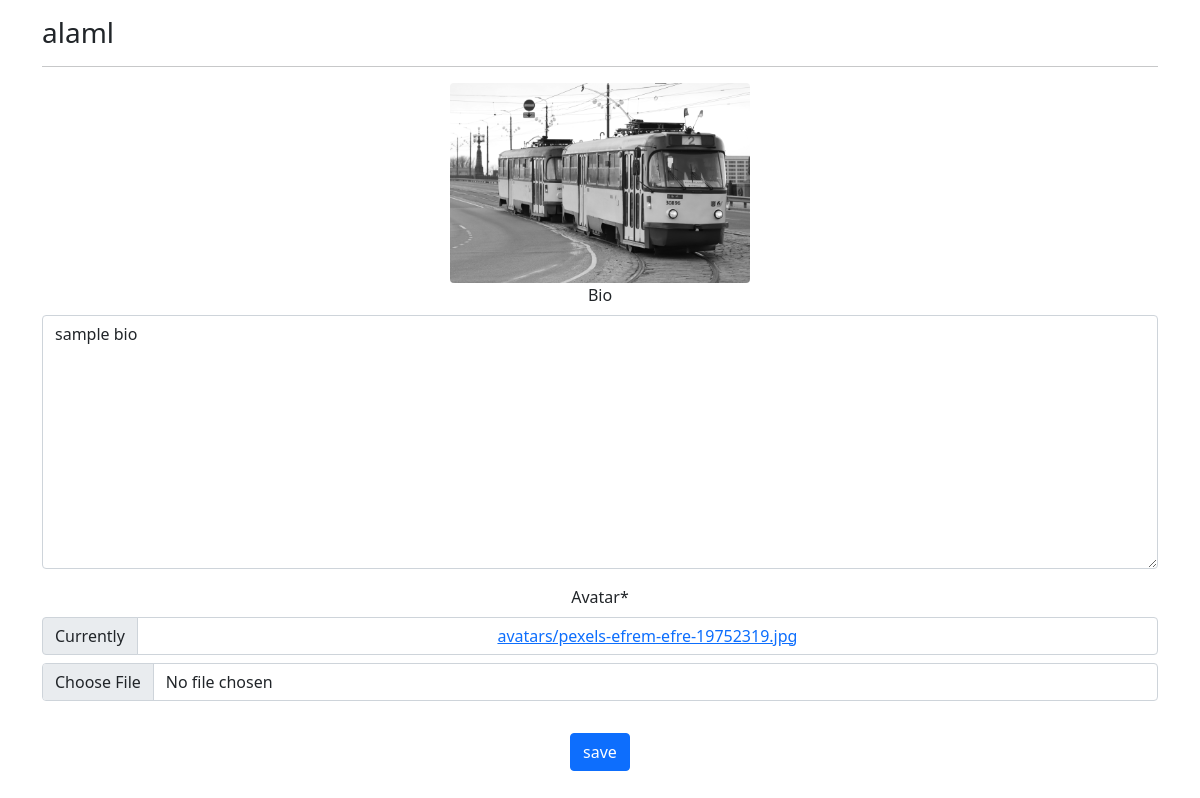
Before: /profiles/my/ (signed in) with the older database file.
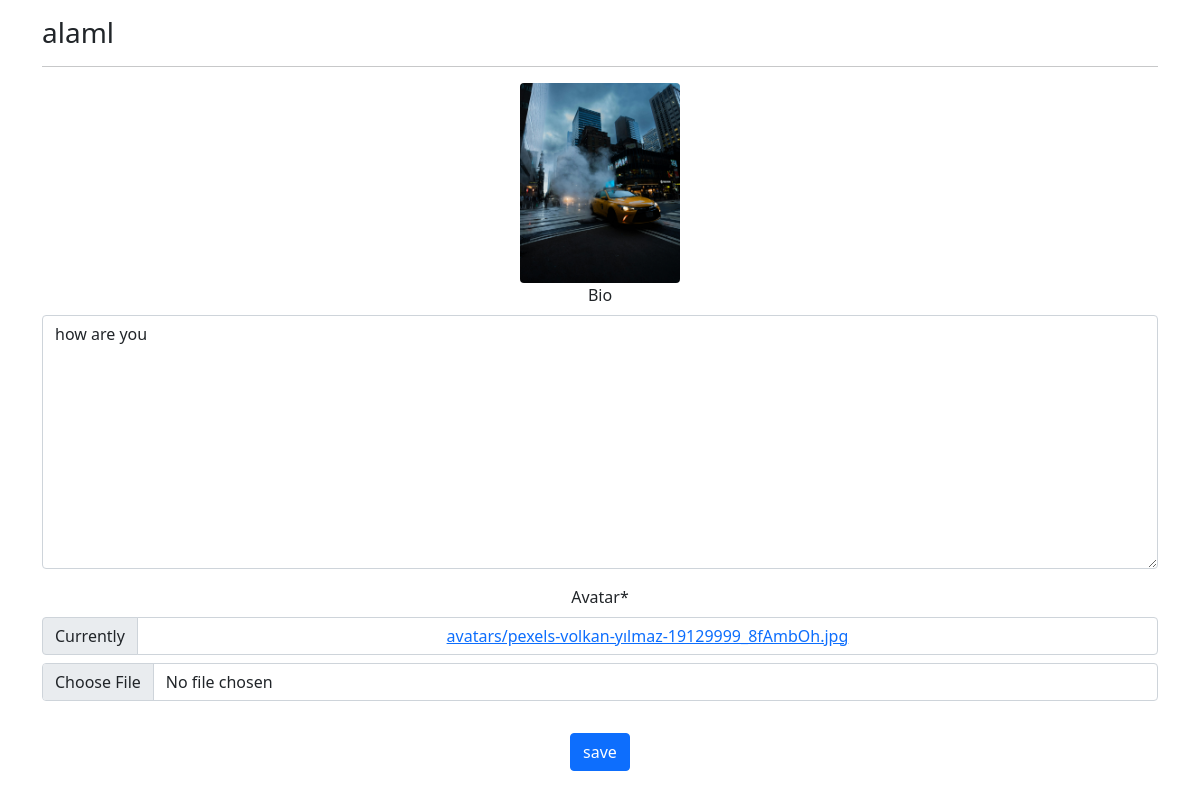
After: the same page with the newer database file.
### profiles/models.py (models this page shows, shortened)
class Profile(models.Model):
    user = models.OneToOneField(User, on_delete=models.CASCADE)
    bio = models.TextField(blank = True)
    avatar = models.ImageField(default ='avatar.png', upload_to='avatars')
    updated = models.DateTimeField(auto_now=True)
    created = models.DateTimeField(auto_now_add=True)

### profiles/views.py (the view, shortened to what this page needs)
# urls.py: path('my/', my_profile_view, name='my-profile'),
@login_required
def my_profile_view(request):
    obj = Profile.objects.get(user=request.user)
    form = ProfileForm(request.POST or None, request.FILES or None, instance=obj)
    context = {
        'obj' : obj,
        'form': form,
    }
    return render(request, 'profiles/main.html', context)

### profiles/forms.py
class ProfileForm(forms.ModelForm):
    class Meta:
     model= Profile
     fields= ('bio','avatar')

### profiles/templates/profiles/main.html (shortened to what this page needs)
{% extends "base.html" %}
{% load static %}
{% load crispy_forms_tags %}
{% block content %}
    <h3>{{obj.user}}</h3>
    <hr>
    <div class="text-center" id="avatar-box">
        <img id="profile-avatar" src="{{obj.avatar.url}}" class="rounded" height="200px" width="auto" alt="{{obj.user.username}}"
    </div>
    <form id="profile-form">
            {{form|crispy}}
            <button type="submit" class="btn btn-primary mt-3">save</button>
    </form>
{% endblock content %}

### templates/base.html (shortened to what this page needs)
{% load static %}
<!doctype html>
<html lang="en">
  <head>
    <link href="https://cdn.jsdelivr.net/npm/bootstrap@5.0.0-beta2/dist/css/bootstrap.min.css" rel="stylesheet">
    <link rel="stylesheet" href="{% static 'style.css' %}">
    <link rel="stylesheet" href="https://unpkg.com/dropzone@5/dist/min/dropzone.min.css" type="text/css"/>
  </head>
  <body>
    <div class="container mt-3 mb-3">
        {% block content %}
        {% endblock content %}
    </div>
  </body>
</html>

Changed rows visible on the page:
changed Profile "alaml": avatar: a different picture; bio "sample bio" → "how are you"
Other visible differences:
text no longer shown: "Bio Avatar * Currently avatars/pexels-efrem-efre-19752319.jpg"
text now shown: "Bio Avatar * Currently avatars/pexels-volkan-yılmaz-19129999_8fAmbOh.jpg"
